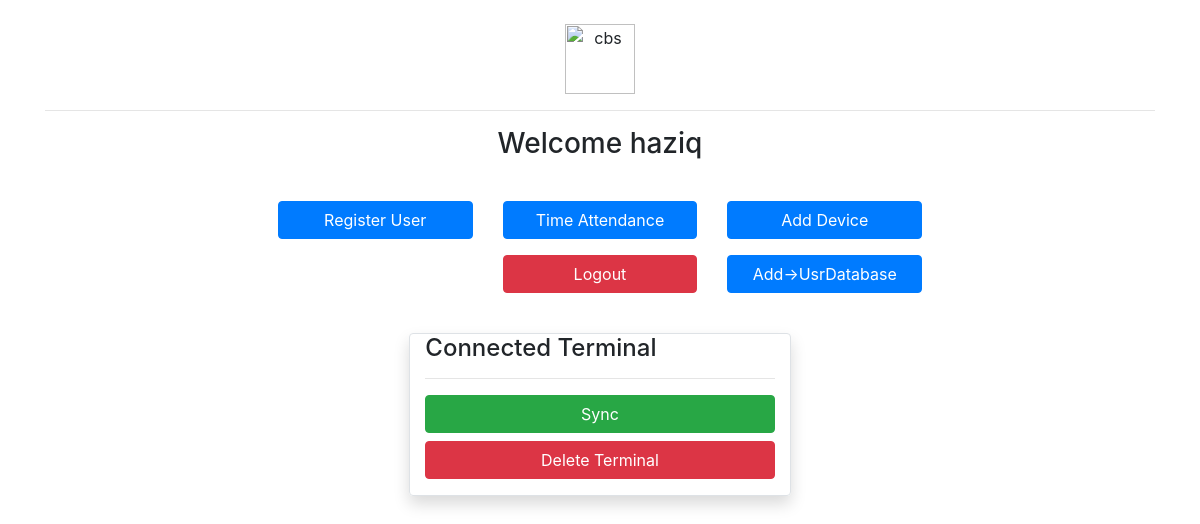
The page /administrator/ (signed in) on the database as committed earlier.
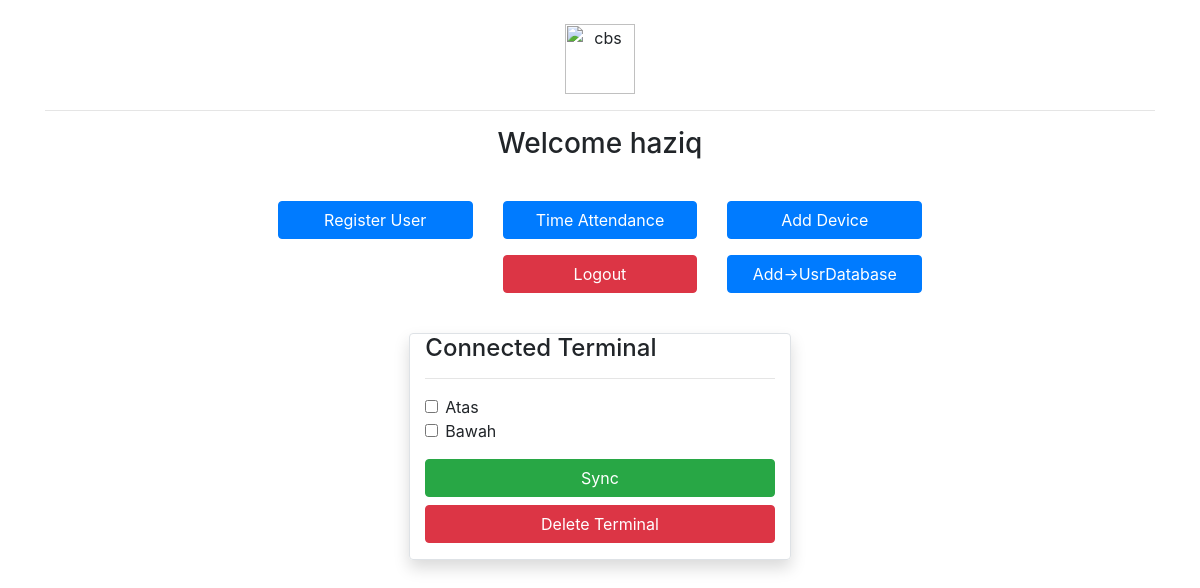
The same page on the database as committed later.
### timeAttendance/models.py (models this page shows)
class TerminalDetails(models.Model):
    terminal_id = models.IntegerField(primary_key=True)
    terminal_ip = models.CharField(max_length=100)
    terminal_name = models.CharField(max_length=100)

### administrator/views.py (the view)
# urls.py: 2. Add a URL to urlpatterns:  path('', views.home, name='home')
@login_required
def home(requests):
    terminal_dict_list = []
    terminal_obj_list = TerminalDetails.objects.all()
    for index,terminal_obj in enumerate(terminal_obj_list):
        temp_model = model_to_dict(terminal_obj)
        temp_model["counter"] = index
        terminal_dict_list.append(temp_model)
    context= {
        "terminal_dict_list" : terminal_dict_list
        }
    return render(requests, "administrator/administrator_home.html", context)

### templates/administrator/administrator_home.html (shortened to what this page needs)
<head>
  <link rel="stylesheet" href="https://stackpath.bootstrapcdn.com/bootstrap/4.3.1/css/bootstrap.min.css">
</head>
<body>
  <br>
  <div class="container">
    <div class="row text-center">
      <div class="col-sm"></div>
      <div class="col-sm">
        <img src="https://i.ibb.co/BN7M0W3/Whats-App-Image-2019-09-16-at-11-30-13-AM.jpg" class="img-responsive" height="70"  alt="cbs" border="0">
      </div>
      <div class="col-sm"></div>
    </div>
    <hr>
    <div class="row text-center">
      <div class="col-sm">
        <h3>Welcome {{ user.get_username }}</h3>
      </div>
    </div>
    <br>
    <div class="row p-2">
        <div class="col-sm"></div>
        {% if request.user.is_superuser %}
        <div class="col-sm text-right"><button type="button" class="btn btn-block btn-primary" onclick="window.location.href='/administrator/registration'">Register User</button></div>
        {% else %}
        <div class="col-sm text-right"><button type="button" class="btn btn-block btn-secondary" disabled>Register User</button></div>
        {% endif %}
        <div class="col-sm text-center"><button type="button" class="btn btn-block btn-primary" onclick="window.location.href='/time_attendance/btnAction'">Time Attendance</button></div>
        {% if request.user.is_superuser %}
        <div class="col-sm text-left"><button type="button" class="btn btn-block btn-primary" onclick="window.location.href='/administrator/add_device'">Add Device</button></div>
        {% else %}
        <div class="col-sm text-left"><button type="button" class="btn btn-block btn-secondary" disabled>Add Device</button></div>
        {% endif %}
        <div class="col-sm"></div>
    </div>
    <div class="row p-2">
      <div class="col-sm"></div>
      <div class="col-sm text-right">
      </div>
      <div class="col-sm text-center">
        <a href="{% url 'logout' %}?next=/">
          <button type="button" class="btn btn-block btn-danger" >Logout</button>
        </a>
      </div>
      <div class="col-sm">
        {% if request.user.is_superuser %}
        <button type="button" class="btn btn-block btn-primary" onclick="window.location.href='/administrator/employee_add'"">Add->UsrDatabase</button>
        {% else %}
        <button type="button" class="btn btn-block btn-secondary" disabled>Add->UsrDatabase</button>
        {% endif %}
      </div>
      <div class="col-sm"></div>
    </div>
    <div class="row pt-3">
    </div>
    <div class="row pt-3">
      <div class="col-sm"></div>
    <div class="col-sm border shadow rounded">
      <h4>Connected Terminal</h4>
      <hr>
      {% if request.user.is_superuser %}
      <form id="ip_form" method="GET" action="/administrator/Sync/">
        <div class="form-group ">
          {% for terminal_dict in terminal_dict_list %}
          <div class="form-check">
            <input class="form-check-input" type="checkbox" id="defaultCheck1" name="{{terminal_dict.counter}}" value="{{terminal_dict.terminal_ip}}">
            <label class="form-check-label" for="defaultCheck1">{{terminal_dict.terminal_name}}</label>
          </div>
          {% endfor %}
        </div>
        <button type="submit" name="sync" value="sync" class="btn btn-block btn-success" onclick="window.location.href='/administrator/Sync'"">Sync</button>
        <button type="submit" name="delete" value="delete" class="btn btn-block btn-danger" onclick="window.location.href='/administrator/Sync'"">Delete Terminal</button>
      </form>
      {% endif %}
    </div>
    <div class="col-sm"></div>
    </div>
  </div>
</body>

Rows that differ between the two databases and show on the page:
added TerminalDetails: terminal_name "Atas"
added TerminalDetails: terminal_name "Bawah"
